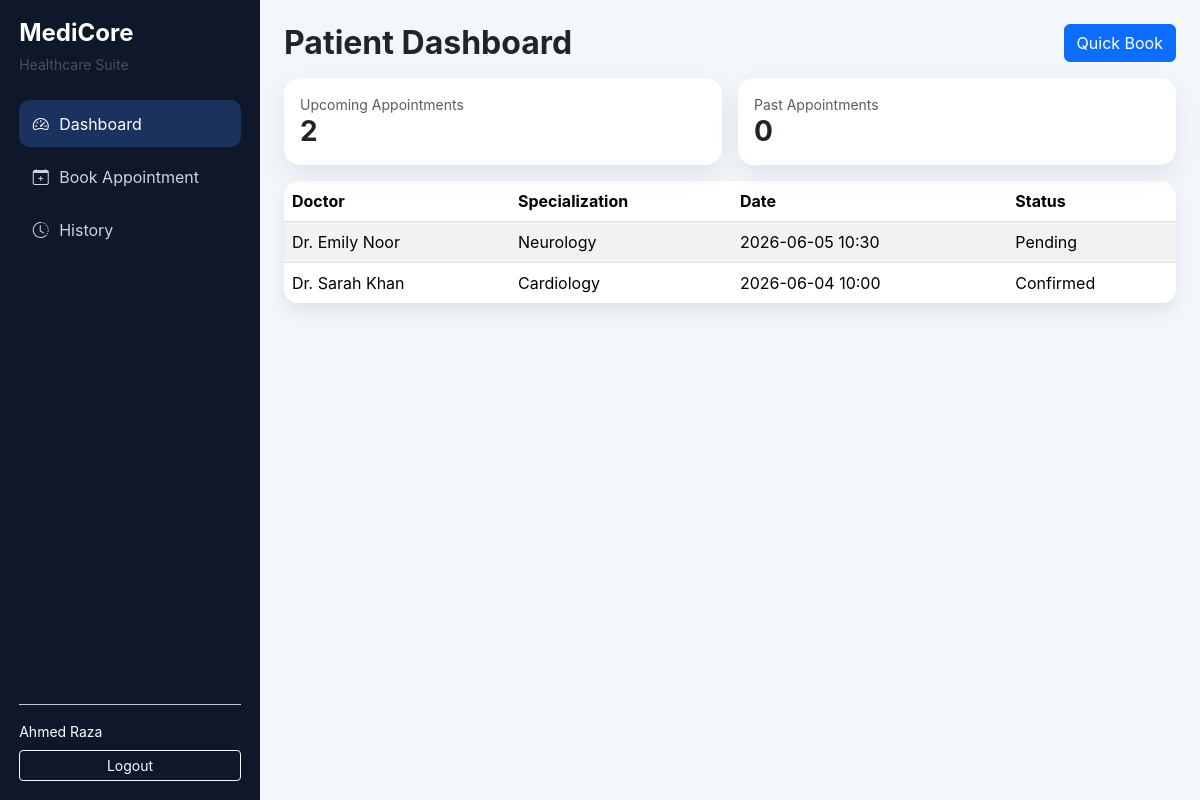
The page /patient/index.php (signed in) on the database its author committed.
### tables this page shows
CREATE TABLE appointments (
  id INT AUTO_INCREMENT PRIMARY KEY,patient_id INT NOT NULL,doctor_id INT NOT NULL,appointment_date DATE NOT NULL,appointment_time TIME NOT NULL,
  status ENUM('pending','confirmed','cancelled','completed') DEFAULT 'pending',symptoms TEXT,notes TEXT,created_at TIMESTAMP DEFAULT CURRENT_TIMESTAMP,
  FOREIGN KEY (patient_id) REFERENCES patients(id) ON DELETE CASCADE,FOREIGN KEY (doctor_id) REFERENCES doctors(id) ON DELETE CASCADE
);

CREATE TABLE users (
  id INT AUTO_INCREMENT PRIMARY KEY,
  name VARCHAR(120) NOT NULL,
  email VARCHAR(120) NOT NULL UNIQUE,
  password VARCHAR(255) NOT NULL,
  role ENUM('admin','doctor','patient') NOT NULL,
  phone VARCHAR(30),
  created_at TIMESTAMP DEFAULT CURRENT_TIMESTAMP
);

CREATE TABLE doctors (
  id INT AUTO_INCREMENT PRIMARY KEY,user_id INT NOT NULL,specialization VARCHAR(120) NOT NULL,
  qualification VARCHAR(150),experience_years INT DEFAULT 0,fee DECIMAL(10,2) DEFAULT 0,
  available_days VARCHAR(120),bio TEXT,profile_pic VARCHAR(255),
  FOREIGN KEY (user_id) REFERENCES users(id) ON DELETE CASCADE
);

### config/db.php (called while the page is built, shortened)
<?php
$baseUrl = '/MediCore';
function e(?string $value): string
{
    return htmlspecialchars((string) $value, ENT_QUOTES, 'UTF-8');
}

### patient/index.php (the view)
<?php session_start(); require_once __DIR__ . '/../config/db.php'; requireLogin(['patient']);
$p=$pdo->prepare('SELECT id FROM patients WHERE user_id=? LIMIT 1'); $p->execute([$_SESSION['user_id']]); $patientId=(int)$p->fetchColumn();
$s=$pdo->prepare("SELECT COUNT(*) FROM appointments WHERE patient_id=? AND appointment_date>=CURDATE() AND status IN ('pending','confirmed')"); $s->execute([$patientId]); $up=(int)$s->fetchColumn();
$s=$pdo->prepare("SELECT COUNT(*) FROM appointments WHERE patient_id=? AND status='completed'"); $s->execute([$patientId]); $past=(int)$s->fetchColumn();
$s=$pdo->prepare("SELECT a.*,u.name doctor_name,d.specialization FROM appointments a JOIN doctors d ON d.id=a.doctor_id JOIN users u ON u.id=d.user_id WHERE a.patient_id=? ORDER BY a.appointment_date DESC"); $s->execute([$patientId]); $rows=$s->fetchAll();
$pageTitle='Patient Dashboard'; include __DIR__ . '/../includes/header.php'; ?>
<div class="d-flex justify-content-between align-items-center mb-3"><h2 class="fw-bold mb-0">Patient Dashboard</h2><a class="btn btn-primary" href="<?= $baseUrl ?>/patient/book-appointment.php">Quick Book</a></div>
<div class="row g-3 mb-3"><div class="col-md-6"><div class="card p-3"><small class="text-muted">Upcoming Appointments</small><h3 class="fw-bold mb-0"><?= e((string)$up) ?></h3></div></div><div class="col-md-6"><div class="card p-3"><small class="text-muted">Past Appointments</small><h3 class="fw-bold mb-0"><?= e((string)$past) ?></h3></div></div></div>
<div class="table-wrap"><div class="table-responsive"><table class="table table-striped table-hover mb-0"><thead><tr><th>Doctor</th><th>Specialization</th><th>Date</th><th>Status</th></tr></thead><tbody><?php foreach($rows as $r): ?><tr><td><?= e($r['doctor_name']) ?></td><td><?= e($r['specialization']) ?></td><td><?= e($r['appointment_date']) ?> <?= e(substr($r['appointment_time'],0,5)) ?></td><td><?= e(ucfirst($r['status'])) ?></td></tr><?php endforeach; ?></tbody></table></div></div>
<?php include __DIR__ . '/../includes/footer.php'; ?>

### assets/css/style.css (style rules this page uses)
:root { --sidebar:#0f172a;--accent:#3b82f6;--bg:#f3f6fb }
body { background:var(--bg);font-family:Inter,Segoe UI,Arial,sans-serif }
.card { border:0;border-radius:1rem;box-shadow:0 10px 24px rgba(15,23,42,.08);transition:.2s }
.table-wrap { background:#fff;border-radius:1rem;overflow:hidden;box-shadow:0 8px 16px rgba(15,23,42,.08) }

### rows shown on the page
appointments: users.name "Dr. Emily Noor", doctor.specialization "Neurology", appointment_date "2026-06-05", appointment_time "10:30", status "Pending"
appointments: users.name "Dr. Sarah Khan", doctor.specialization "Cardiology", appointment_date "2026-06-04", appointment_time "10:00", status "Confirmed"

### other values the page prints
$label "Dashboard"
$label "Book Appointment"
$label "History"
$_SESSION['name'] "Ahmed Raza"
$up "2"
$past "0"
